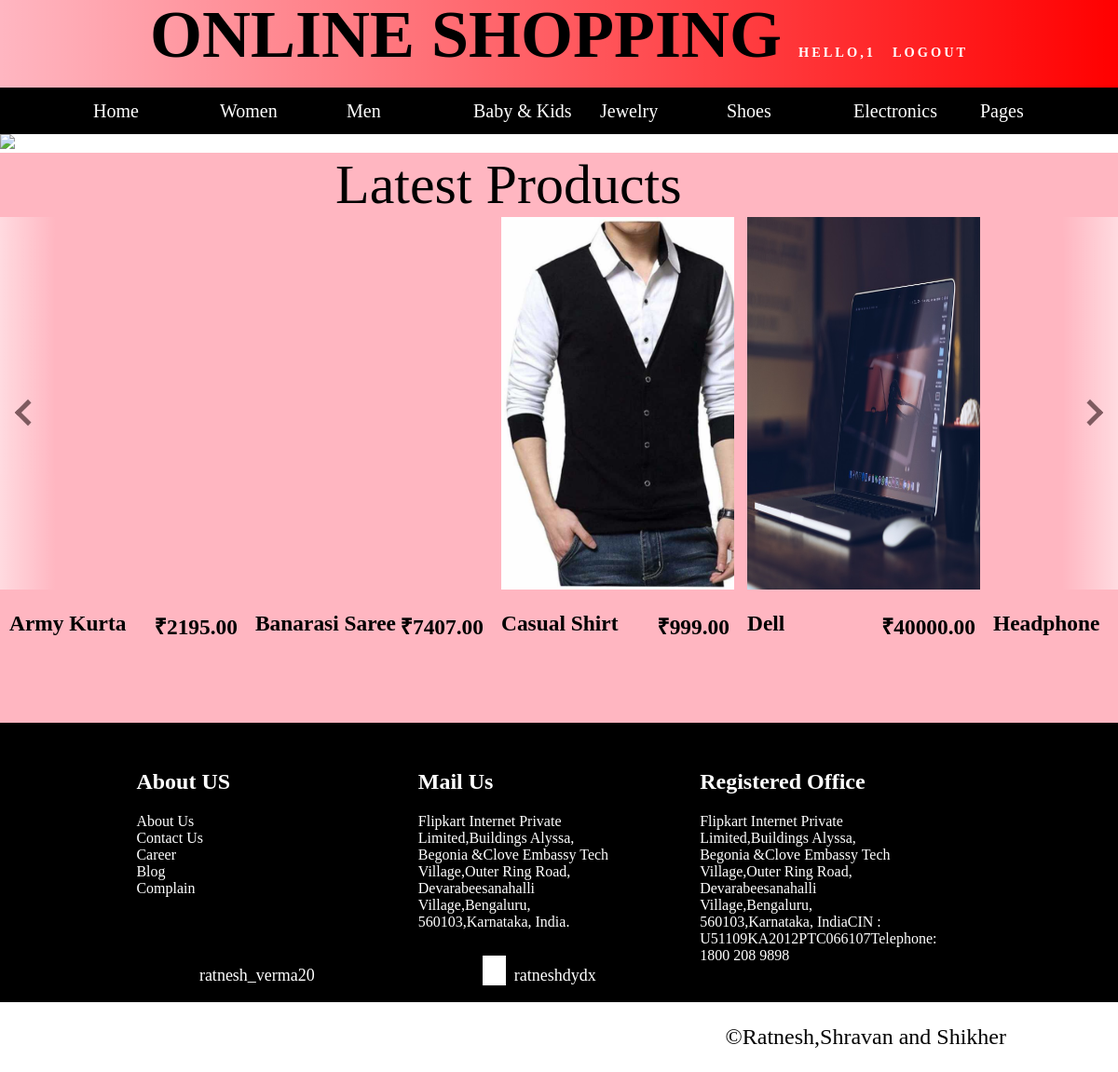
The page /loggedin/adminhome (signed in) on the database its author committed.
### online/models.py (models this page shows, shortened)
class Product(models.Model):
    supercategory = models.ForeignKey(Supercategory, related_name='categories2', on_delete=models.CASCADE)
    super=models.SlugField(max_length=100, db_index=True)
    category = models.ForeignKey(Category, related_name='products', on_delete=models.CASCADE)
    name = models.CharField(max_length=100, db_index=True)
    slug = models.SlugField(max_length=100, db_index=True)
    description = models.TextField(blank=True)
    price = models.DecimalField(max_digits=10, decimal_places=2)
    available = models.BooleanField(default=True)
    stock = models.PositiveIntegerField()
    created_at = models.DateTimeField(auto_now_add=True)
    updated_at = models.DateTimeField(auto_now=True)
    image = models.FileField(upload_to='products/%Y/%m/%d', blank=True)
    discount = models.PositiveIntegerField(default=0,blank=True)
    class Meta:
        ordering = ('name', )

### loggedin/views.py (the view)
# urls.py: url(r'^(?P<category_slug>[-\w]+)$', views.adminhome, name='product_list_by_category_admin'),
def adminhome(request, category_slug=None):
    try:
        if request.session['userid']:
            category = None
            categories = Category.objects.all()
            products = Product.objects.filter(available=True)
            if category_slug:
                category = get_object_or_404(Category, slug=category_slug)
                products = Product.objects.filter(category=category,available=True)
            context = {
                'category': category,
                'categories': categories,
                'products': products,
                'userid': request.session['userid']
            }
            return render(request, 'adminhome.html', context)
    except KeyError:
        pass

### loggedin/templates/adminhome.html (shortened to what this page needs)
<!DOCTYPE html>
<html lang="en">
<head>
    {% load static %}
	<link rel="stylesheet" type="text/css" href="{% static 'font\css\all.css' %}">
</head>
<body onload="slide()">
    <div id="main">
		<div id="header">
			<a href="#" onclick="display()" style="text-decoration: none;font-size: 1.2vw;color: white;letter-spacing: 3px;">Hello,{{userid}}</a>
			<a href="{% url 'loggedin:logout' %}" style="text-decoration: none;font-size: 1.2vw;color: white;letter-spacing: 3px;">logout</a>
		</div>
		<div id="nav-bar">
			<div class="menu">
			<ul>
				<li><a href="{% url 'loggedin:adminhome' %}">Home</a></li>
				<li><a href="">Women</a>
					</li>
				<li><a href="">Men</a>
					</li>
				<li><a href="">Baby & Kids</a>
					</li>
				<li><a href="">Jewelry</a>
					</li>
				<li><a href="">Shoes</a>
					 </li>
					<li><a href="">Electronics</a>
					</li>
				<li><a href="#">Pages</a>
					 </li>
			</ul>
		</div>
		</div>
		{% if not category %}
		<div id="slider">
			<div class="slider-item fade">
				<img src="{% static 'images/bg-2.jpg' %}" style="width: 100%">
			</div>
		</div>
		<span style="font-size: 5vw;margin: 20px 30%;">Latest Products</span>
		<div class="mai">
			<div onclick="fu()" id="lef">
				<div class="arrowleft"></div>
			</div>
			<div style="overflow: hidden;float: left;margin: 0;">
				{% for x in products %}
				<a href="{% url 'loggedin:product_det' x.id %}">
					<div class="content">
						<div class="cont" style="background: url('{{x.image.url}}');background-size: cover;"></div>
							<div class="information">
								<h3 style="float: left;">{{x.name}}</h3>
								<h3 style="float: right;margin-right: 5px;">&#8377;{{x.price}}</h3></div>
							</div>
				</a>
				{% endfor %}
		</div>
		<div onclick="fun()" id="righ">
			<div class="arrowright"></div>
		</div>
	</div>
		{% endif %}
		<br/>
	<div id="footer" style="color: white">
		<div id="allpart">
		<div class="part">
			<h2>About US</h2>
				<a href="" style="color: white;text-decoration: none;">About Us</a><br>
				<a href="" style="color: white;text-decoration: none;">Contact Us</a><br>
				<a href="" style="color: white;text-decoration: none;">Career</a><br>
				<a href="" style="color: white;text-decoration: none;">Blog</a><br>
				<a href="" style="color: white;text-decoration: none;">Complain</a><br>
		</div>
		<div class="part">
			<h2>Mail Us</h2>
			Flipkart Internet Private Limited,Buildings Alyssa, Begonia &Clove Embassy Tech Village,Outer Ring Road, Devarabeesanahalli Village,Bengaluru, 560103,Karnataka, India.</div>
		<div class="part">
			<h2>Registered Office</h2>
			Flipkart Internet Private Limited,Buildings Alyssa, Begonia &Clove Embassy Tech Village,Outer Ring Road, Devarabeesanahalli Village,Bengaluru, 560103,Karnataka, IndiaCIN : U51109KA2012PTC066107Telephone: 1800 208 9898
		</div>
	</div>
	<div style="margin-left: 15%;float: left;">
		<a href="https://www.instagram.com/ratnesh_verma20/"  style="text-decoration: none;color: white"><i class="fab fa-instagram fa-2x" style="color: red;"></i><span style="font-size: 1.5vw;line-height: 100%">&nbsp;&nbsp;ratnesh_verma20</span></a>
	</div>
	<div style="margin-left: 15%;float: left;">
		<a href="https://www.facebook.com/ratnesh.verma.359778"  style="text-decoration: none;color: white"><i class="fab fa-facebook-square fa-2x" style="color: blue;background-color: white"></i><span style="font-size: 1.5vw;line-height: 100%;">&nbsp;&nbsp;ratneshdydx</span></a>
	</div>
	<div style="margin-left: 15%;float: left;">
		<i class="fab fa-twitter fa-2x" style="color: lightblue;"></i>
	</div>
</div>
		<p style="float: right;margin-right: 10%;font-size: 2vw">&copy;Ratnesh,Shravan and Shikher</p>
</div>
</body>
</html>

### loggedin/templates/adminhome.html (style rules this page uses)
body { margin: 0px; align-items: center; align-content: center; box-sizing: border-box; }
#main { min-height: 1000px; width:100%; background-color:lightpink; //border:1px solid; }
#header { min-height:75px; width: 100%; //background-color: white; line-height: 75px; font-size: 6vw; font-weight: bold; text-align: center; text-transform: uppercase; //color: linear-gradient(to right,red,yellow); background-image: linear-gradient(to right, rgba(255,0,0,0), rgba(255,0,0,1)); }
#nav-bar { min-height:50px; width: 100%; background-color: black; //padding-left: 5%; }
#slider { //min-height:500px; width: 100%; background-color: white; }
.slider-item { //min-height: 500px; width: 100%; display: none; }
.fade { animation: fade 2s; }
ul { list-style-type: none; margin: 0px; margin-left: 5%; }
ul li { display: inline-block; height:100%; width: 12%; }
ul li a { text-decoration: none; margin: 0px; color: white; line-height: 50px; font-size: 20px; text-align: center; }
.mai { height: 500px; width: 100%; //background-color: green; //display: inline-flex; overflow: hidden; white-space: nowrap; }
.cont { min-height: 400px; width: 250px; //background-color: red; //display: inline-block; //margin-left: 10px; transition: 0.1s; }
#righ { cursor: pointer; height: 400px; width:60px; background-image: linear-gradient(to right,rgba(255,255,255,0),rgba(255,255,255,1)); //border:1px solid purple; position: absolute; z-index: 99; //top: 25%; //margin-top: 25%; float: right; right: 0; top: 40; opacity: 0.5; }
#lef { cursor: pointer; height: 400px; width:60px; background-image: linear-gradient(to left,rgba(255,255,255,0),rgba(255,255,255,1)); //border:1px solid pink; position: absolute; //top: 25%; z-index: 99; float: left; top: 20; opacity: 0.5; }
.arrowleft { margin: 10px auto; display: block; height: 20px; width:20px; border-right: 5px solid; border-bottom: 5px solid; box-sizing: border-box; transform: rotate(135deg); margin-top: 200px; }
.arrowright { margin: 10px auto; display: block; height: 20px; width:20px; border-right: 5px solid; border-bottom: 5px solid; box-sizing: border-box; transform: rotate(-45deg); margin-top: 200px; }
.information { height: 50px; width: 250px; margin-top: 0px; //margin-left: 10px; //background-color: green; color: black; font-size: 20px; }
.content { min-height: 500px; width: 250px; //background-color: red; display: inline-block; margin-left: 10px; transition: 0.5s; }
#footer { margin-top: 25px; min-height: 300px; width: 100%; background-color: black; }
#allpart { height: 250px; width: 90%; margin: 0px auto; //border: 1px solid white; }
.part { height: 200px; width: 20%; margin-left: 8%; margin-top: 30px; //border: 1px solid white; float: left; }

### rows shown on the page
Product: name "Army Kurta", price "2195.00"
Product: name "Banarasi Saree", price "7407.00"
Product: image (picture), name "Casual Shirt", price "999.00"
Product: image (picture), name "Dell", price "40000.00"
Product: name "Headphone"

### other values the page prints
{{ userid }} "1"
